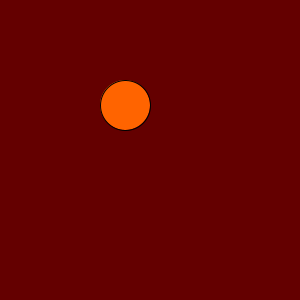
Frame 1 (no input)
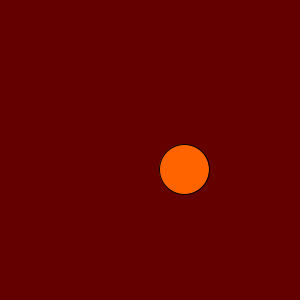
Frame 60 (the mouse pressed at the canvas centre just before this capture)
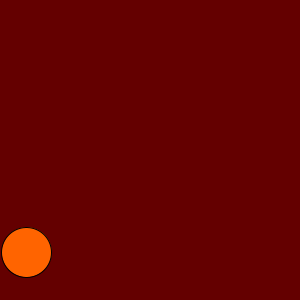
Frame 120 (the mouse held since frame 60 and released just before this capture)

The Processing sketch that drew these frames (run headless with seeded random() and noise(); from frame 60 on, the mouse is pressed at the canvas centre):

// Processing sketch: processing_47766
// ── processing_47766.pde

// set variables for ball position and size 

float x = 100; 
float y = 80; 
float w = 50; 
float h = 50; 

// and speed in both the x and y axes

float speedX = 1; 
float speedY = 0;


void setup() { 

  size(300, 300); 
  smooth(); 

  // change the mode we draw circles so they are 
  // aligned in the top left
  ellipseMode(CORNER);

}

void draw() {
  
  //clear the background and set the fill colour
  background(100, 0, 0);
  fill(255, 100, 0); 

  // draw the circle in its current position
  ellipse(x, y, w, h); 

  // add gravity to the Y speed
  speedY = speedY + 0.5; 

  // add the speed to the position
  x = x + speedX; 
  y = y + speedY; 

  // if we're off the left or off the right, reverse the speed
  if ((x > width - w) || (x <= 0)) {
    speedX = -speedX;
  } 

  // if we've hit the floor... 
  if (y > height - h) {
    // set the position to be on the floor
    y = height - h; 
    // and make the y speed 90% of what it was, 
    // but in the opposite direction
    speedY = speedY * -0.9;
  } 
  else if (y <= 0) {
    // if the ball is off the top, 
    // make it bounce off
    speedY = -speedY;
  }
}

void mousePressed() { 
  // when the mouse is pressed, give the ball 
  // a random velocity

  speedX = random(-20, 20);      
  speedY = -30;
}
                
